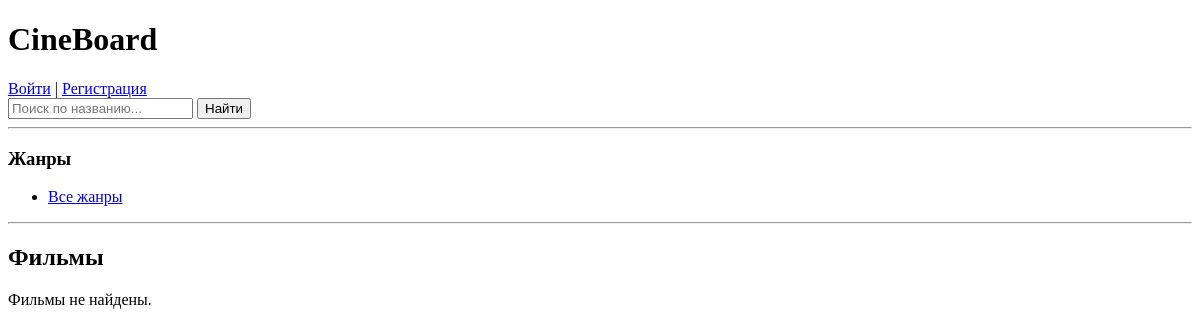
/movie_list/, run on an earlier commit of the app's database.
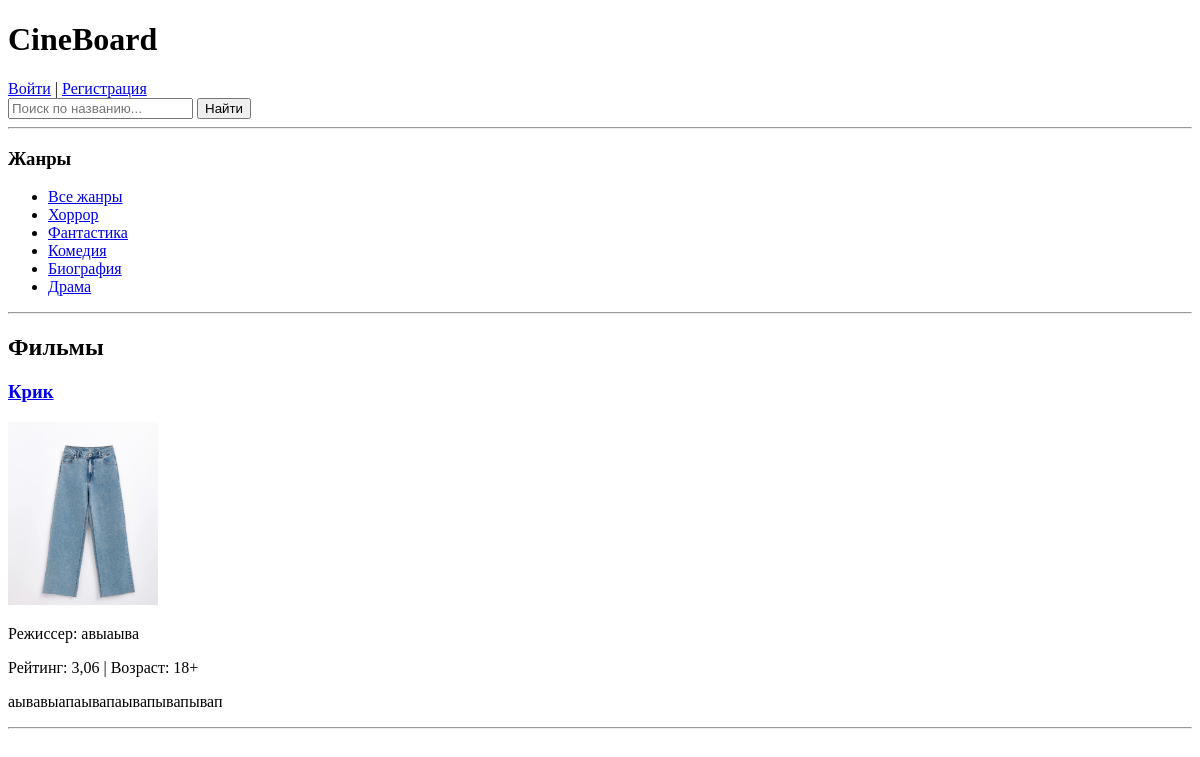
And on a later commit of the database.
### CineBoard/models.py (models this page shows, shortened)
class Genre(models.Model):
    genre_name = models.CharField(max_length=150)

class Movie(models.Model):
    genre = models.ManyToManyField(Genre)
    movie_title = models.CharField(max_length=150)
    description = models.TextField()
    image = models.ImageField(upload_to='movies/')
    director = models.CharField(max_length=100)
    rating = models.DecimalField(max_digits=3, decimal_places=2)
    budget = models.PositiveIntegerField()
    release_date = models.DateField()
    age_limit = models.PositiveIntegerField()
    country = models.CharField(max_length=100)

### CineBoard/views.py (the view)
# urls.py: path('movie_list/', views.MovieListView.as_view(), name='movie_list'),
class MovieListView(generic.ListView):
    template_name = 'movies/movie_list.html'
    model = models.Movie
    context_object_name = 'movies'
    paginate_by = 3
    def get_queryset(self):
        queryset = super().get_queryset().order_by("-id")
        genre_id = self.request.GET.get("genre_id")
        if genre_id:
            queryset = queryset.filter(genre__id=genre_id)
        return queryset
    def get_context_data(self, **kwargs):
        context = super().get_context_data(**kwargs)
        context["movies"] = context["page_obj"]
        context["genres"] = models.Genre.objects.all()
        return context

### templates/movies/movie_list.html (shortened to what this page needs)
<!DOCTYPE html>
<html lang="ru">
<head>
</head>
<body>
    <h1>CineBoard</h1>
    <div>
        {% if user.is_authenticated %}
            Добро пожаловать, {{ user.username }}! |
            <a href="/movie_add/">Добавить фильм</a> |
            <form action="/user_logout/" method="post" style="display:inline;">
            {% csrf_token %}
            <button type="submit">Выйти</button>
            </form>
        {% else %}
            <a href="/user_login/">Войти</a> | <a href="/user_register/">Регистрация</a>
        {% endif %}
    </div>
    <form action="/movie_search/" method="get">
        <input type="text" name="s" placeholder="Поиск по названию..." value="{{ s }}">
        <button type="submit">Найти</button>
    </form>
    <hr>
    <h3>Жанры</h3>
    <ul>
        <li><a href="/movie_list/">Все жанры</a></li>
        {% for genre in genres %}
            <li><a href="/movie_list/?genre_id={{ genre.id }}">{{ genre.genre_name }}</a></li>
        {% endfor %}
    </ul>
    <hr>
    <h2>Фильмы</h2>
    {% for movie in movies %}
        <div>
            <h3><a href="{% url 'movie_detail' movie.id %}">{{ movie.movie_title }}</a></h3>
            {% if movie.image %}
                <img src="{{ movie.image.url }}" alt="{{ movie.movie_title }}" width="150">
            {% endif %}
            <p>Режиссер: {{ movie.director }}</p>
            <p>Рейтинг: {{ movie.rating }} | Возраст: {{ movie.age_limit }}+</p>
            <p>{{ movie.description|truncatewords:20 }}</p>
        </div>
        <hr>
    {% empty %}
        <p>Фильмы не найдены.</p>
    {% endfor %}
</body>
</html>

What changed in the data, as far as the page shows it:
added Genre: genre_name "Хоррор"
added Genre: genre_name "Фантастика"
added Genre: genre_name "Комедия"
added Genre: genre_name "Биография"
added Genre: genre_name "Драма"
added Movie: movie_title "Крик", image (picture), director "авыаыва", rating "3,06", age_limit "18", description "аывавыапаывапаывапывапывап"
Also different on the page:
text no longer shown: "Фильмы не найдены."
